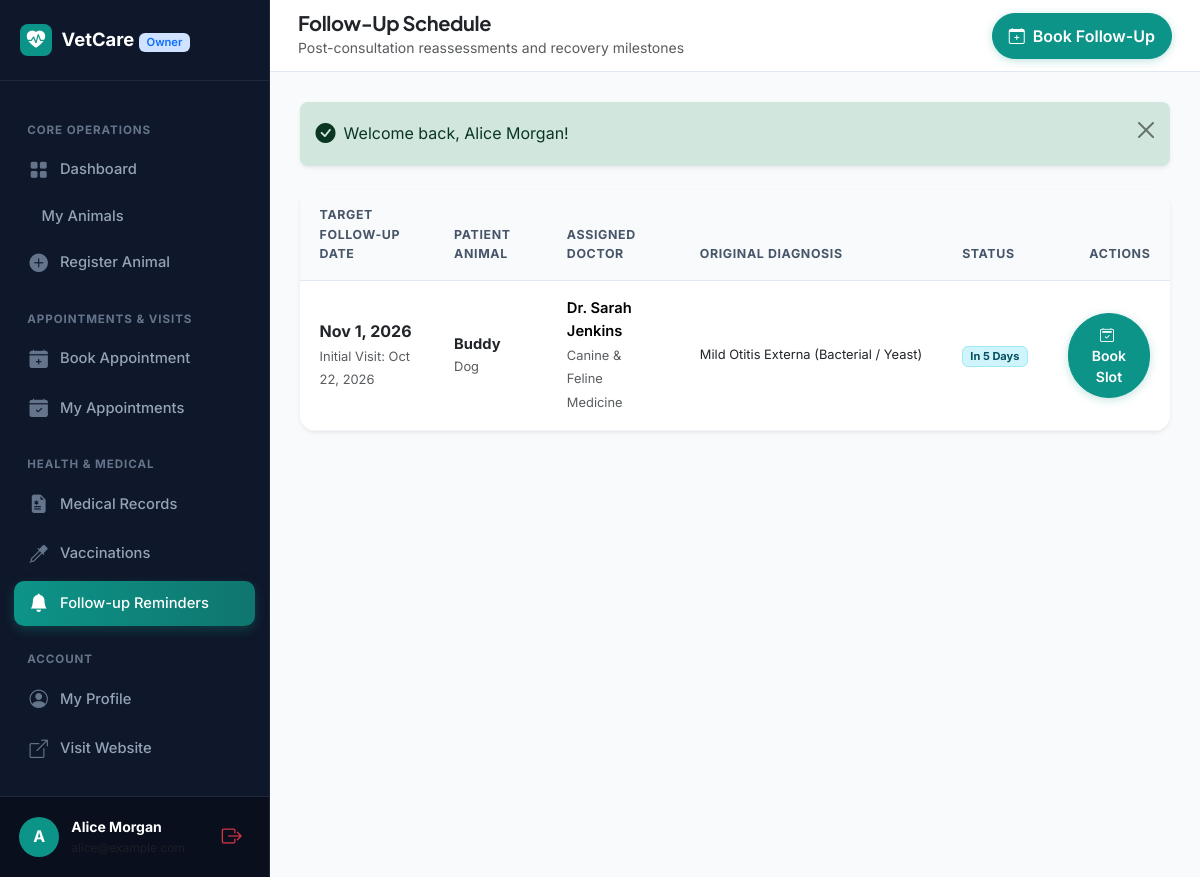
The app's page /owner/followups.php (signed in) with its own data.
### tables this page shows
CREATE TABLE `medical_records` (
  `id` INT AUTO_INCREMENT PRIMARY KEY,
  `animal_id` INT NOT NULL,
  `appointment_id` INT NULL,
  `veterinarian_id` INT NOT NULL,
  `visit_date` DATE NOT NULL,
  `symptoms` TEXT NOT NULL,
  `diagnosis` TEXT NOT NULL,
  `treatment_plan` TEXT NOT NULL,
  `clinical_notes` TEXT NULL,
  `follow_up_date` DATE NULL,
  `created_at` TIMESTAMP DEFAULT CURRENT_TIMESTAMP,
  `updated_at` TIMESTAMP DEFAULT CURRENT_TIMESTAMP ON UPDATE CURRENT_TIMESTAMP,
  CONSTRAINT `fk_mr_animal` FOREIGN KEY (`animal_id`) REFERENCES `animals` (`id`) ON DELETE CASCADE,
  CONSTRAINT `fk_mr_app` FOREIGN KEY (`appointment_id`) REFERENCES `appointments` (`id`) ON DELETE SET NULL,
  CONSTRAINT `fk_mr_vet` FOREIGN KEY (`veterinarian_id`) REFERENCES `users` (`id`) ON DELETE CASCADE,
  INDEX `idx_mr_animal` (`animal_id`),
  INDEX `idx_mr_visit_date` (`visit_date`)
);

CREATE TABLE `animals` (
  `id` INT AUTO_INCREMENT PRIMARY KEY,
  `owner_id` INT NOT NULL,
  `animal_name` VARCHAR(100) NOT NULL,
  `species` VARCHAR(50) NOT NULL,
  `breed` VARCHAR(100) NULL,
  `gender` ENUM('male', 'female', 'unknown') NOT NULL DEFAULT 'unknown',
  `date_of_birth` DATE NULL,
  `age_years` INT NULL,
  `weight` DECIMAL(6,2) NULL,
  `color` VARCHAR(50) NULL,
  `identification_number` VARCHAR(100) NULL,
  `photo_path` VARCHAR(255) NULL,
  `allergies` TEXT NULL,
  `notes` TEXT NULL,
  `created_at` TIMESTAMP DEFAULT CURRENT_TIMESTAMP,
  `updated_at` TIMESTAMP DEFAULT CURRENT_TIMESTAMP ON UPDATE CURRENT_TIMESTAMP,
  CONSTRAINT `fk_animal_owner` FOREIGN KEY (`owner_id`) REFERENCES `users` (`id`) ON DELETE CASCADE,
  INDEX `idx_animal_species` (`species`),
  INDEX `idx_animal_owner` (`owner_id`)
);

CREATE TABLE `users` (
  `id` INT AUTO_INCREMENT PRIMARY KEY,
  `full_name` VARCHAR(100) NOT NULL,
  `email` VARCHAR(150) NOT NULL UNIQUE,
  `phone` VARCHAR(30) NOT NULL,
  `password_hash` VARCHAR(255) NOT NULL,
  `role` ENUM('owner', 'veterinarian', 'admin') NOT NULL,
  `account_status` ENUM('active', 'inactive', 'suspended', 'pending') NOT NULL DEFAULT 'active',
  `created_at` TIMESTAMP DEFAULT CURRENT_TIMESTAMP,
  `updated_at` TIMESTAMP DEFAULT CURRENT_TIMESTAMP ON UPDATE CURRENT_TIMESTAMP,
  INDEX `idx_role` (`role`),
  INDEX `idx_status` (`account_status`)
);

CREATE TABLE `veterinarian_profiles` (
  `id` INT AUTO_INCREMENT PRIMARY KEY,
  `user_id` INT NOT NULL UNIQUE,
  `qualification` VARCHAR(150) NOT NULL,
  `specialization` VARCHAR(150) NOT NULL,
  `license_number` VARCHAR(100) NOT NULL UNIQUE,
  `experience_years` INT NOT NULL DEFAULT 0,
  `bio` TEXT NULL,
  `consultation_fee` DECIMAL(10,2) NOT NULL DEFAULT 0.00,
  `approval_status` ENUM('pending', 'approved', 'rejected') NOT NULL DEFAULT 'pending',
  `created_at` TIMESTAMP DEFAULT CURRENT_TIMESTAMP,
  `updated_at` TIMESTAMP DEFAULT CURRENT_TIMESTAMP ON UPDATE CURRENT_TIMESTAMP,
  CONSTRAINT `fk_vet_user` FOREIGN KEY (`user_id`) REFERENCES `users` (`id`) ON DELETE CASCADE
);

### includes/functions.php (called while the page is built, shortened)
<?php
function e($value): string {
    return htmlspecialchars((string)($value ?? ''), ENT_QUOTES, 'UTF-8');
}
function url(string $path = ''): string {
    $path = ltrim($path, '/');
    return rtrim(BASE_URL, '/') . ($path !== '' ? '/' . $path : '');
}
function format_date(?string $date, string $format = 'M j, Y'): string {
    $timestamp = strtotime($date);
    return $timestamp ? date($format, $timestamp) : '—';
}

### owner/followups.php (the view, shortened to what this page needs)
<?php
require_once __DIR__ . '/../includes/init.php';
$user = current_user();
$ownerId = (int)$user['id'];
$stmt = $pdo->prepare("
    SELECT mr.*, a.animal_name, a.species, a.breed,
           u.full_name AS vet_name, vp.specialization,
           DATEDIFF(mr.follow_up_date, CURDATE()) AS days_left
    FROM medical_records mr
    JOIN animals a ON a.id = mr.animal_id
    JOIN users u ON u.id = mr.veterinarian_id
    JOIN veterinarian_profiles vp ON vp.user_id = u.id
    WHERE a.owner_id = ? AND mr.follow_up_date IS NOT NULL
    ORDER BY mr.follow_up_date ASC
");
$stmt->execute([$ownerId]);
$followups = $stmt->fetchAll();
require_once __DIR__ . '/../includes/header.php';
?>
<div class="dashboard-layout">
    <?php require_once __DIR__ . '/../includes/owner_sidebar.php'; ?>
    <main class="dashboard-main">
        <header class="dashboard-topbar">
            <div class="d-flex align-items-center gap-3">
                <div>
                    <h5 class="fw-bold mb-0 text-dark">Follow-Up Schedule</h5>
                    <small class="text-muted">Post-consultation reassessments and recovery milestones</small>
                </div>
            </div>
            <div>
                <a href="<?= url('owner/appointment_add.php') ?>" class="btn btn-primary rounded-pill px-3">
                    <i class="bi bi-calendar-plus me-1"></i> Book Follow-Up
                </a>
            </div>
        </header>
        <div class="dashboard-content-body">
            <?php require_once __DIR__ . '/../includes/alerts.php'; ?>
            <div class="card border-0 shadow-sm rounded-4 bg-white overflow-hidden">
                <?php if (empty($followups)): ?>
                    <div class="empty-state-box">
                        <div class="empty-state-icon"><i class="bi bi-bell-slash"></i></div>
                        <h5 class="fw-bold">No Follow-Up Dates Pending</h5>
                        <p class="text-muted small">Your veterinarian will schedule clinical follow-ups during consultations when needed.</p>
                    </div>
                <?php else: ?>
                    <div class="table-responsive">
                        <table class="table custom-table">
                            <thead>
                                <tr>
                                    <th>Target Follow-up Date</th>
                                    <th>Patient Animal</th>
                                    <th>Assigned Doctor</th>
                                    <th>Original Diagnosis</th>
                                    <th>Status</th>
                                    <th class="text-end">Actions</th>
                                </tr>
                            </thead>
                            <tbody>
                                <?php foreach ($followups as $f):
                                    $days = (int)$f['days_left'];
                                    $isPast = $days < 0;
                                ?>
                                    <tr>
                                        <td>
                                            <div class="fw-bold text-dark fs-6"><?= format_date($f['follow_up_date']) ?></div>
                                            <small class="text-muted">Initial Visit: <?= format_date($f['visit_date']) ?></small>
                                        </td>
                                        <td>
                                            <a href="<?= url('owner/animal_view.php?id=' . $f['animal_id']) ?>" class="fw-bold text-dark text-decoration-none">
                                                <?= e($f['animal_name']) ?>
                                            </a>
                                            <small class="text-muted d-block"><?= e($f['species']) ?></small>
                                        </td>
                                        <td>
                                            <div class="fw-semibold"><?= e($f['vet_name']) ?></div>
                                            <small class="text-muted"><?= e($f['specialization']) ?></small>
                                        </td>
                                        <td>
                                            <div class="text-dark small text-truncate" style="max-width: 240px;"><?= e($f['diagnosis']) ?></div>
                                        </td>
                                        <td>
                                            <?php if ($isPast): ?>
                                                <span class="badge bg-secondary-subtle text-secondary border">Past Due</span>
                                            <?php elseif ($days === 0): ?>
                                                <span class="badge bg-warning-subtle text-warning-emphasis border border-warning-subtle">Due Today</span>
                                            <?php else: ?>
                                                <span class="badge bg-info-subtle text-info-emphasis border border-info-subtle">In <?= $days ?> Days</span>
                                            <?php endif; ?>
                                        </td>
                                        <td class="text-end">
                                            <a href="<?= url('owner/appointment_add.php?animal_id=' . $f['animal_id'] . '&vet_id=' . $f['veterinarian_id']) ?>" class="btn btn-sm btn-primary rounded-pill px-3">
                                                <i class="bi bi-calendar2-check me-1"></i> Book Slot
                                            </a>
                                        </td>
                                    </tr>
                                <?php endforeach; ?>
                            </tbody>
                        </table>
                    </div>
                <?php endif; ?>
            </div>
        </div>
    </main>
</div>
<?php require_once __DIR__ . '/../includes/footer.php'; ?>

### assets/css/style.css (style rules this page uses)
:root { --primary: #0d9488; --primary-dark: #0f766e; --primary-light: #ccfbf1; --primary-subtle: #f0fdfa; --secondary: #0284c7; --accent: #10b981; --dark: #0f172a; --dark-muted: #475569; --light-bg: #f8fafc; --card-bg: #ffffff; --border-color: #e2e8f0; --border-focus: #0d9488; --font-heading: 'Plus Jakarta Sans', -apple-system, BlinkMacSystemFont, 'Segoe UI', Roboto, sans-serif; --font-body: 'Inter', -apple-system, BlinkMacSystemFont, 'Segoe UI', Roboto, sans-serif; --radius-sm: 8px; --radius-md: 12px; --radius-lg: 18px; --radius-pill: 9999px; --shadow-sm: 0 1px 3px rgba(15, 23, 42, 0.05); --shadow-md: 0 4px 18px -2px rgba(15, 23, 42, 0.06), 0 2px 6px -1px rgba(15, 23, 42, 0.03); --shadow-lg: 0 12px 30px -4px rgba(13, 148, 136, 0.12), 0 4px 12px -2px rgba(15, 23, 42, 0.04); }
body { font-family: var(--font-body); color: var(--dark); background-color: var(--light-bg); line-height: 1.6; overflow-x: hidden; }
h1, h2, h3, h4, h5, h6 { font-family: var(--font-heading); color: var(--dark); font-weight: 700; letter-spacing: -0.02em; }
a { color: var(--primary); text-decoration: none; transition: all 0.2s ease-in-out; }
.btn-primary { background-color: var(--primary); border-color: var(--primary); color: #ffffff; font-weight: 600; padding: 0.625rem 1.35rem; border-radius: var(--radius-md); box-shadow: 0 2px 8px rgba(13, 148, 136, 0.25); transition: all 0.25s ease; }

### assets/css/dashboard.css (style rules this page uses)
.dashboard-layout { display: flex; min-height: 100vh; background-color: #f8fafc; }
.dashboard-main { flex-grow: 1; display: flex; flex-direction: column; min-width: 0; }
.dashboard-topbar { height: 72px; background: #ffffff; border-bottom: 1px solid var(--border-color); padding: 0 1.75rem; display: flex; align-items: center; justify-content: space-between; position: sticky; top: 0; z-index: 1020; }
.dashboard-content-body { padding: 1.85rem; flex-grow: 1; }
.custom-table { margin-bottom: 0; }
.custom-table th { background-color: #f8fafc; color: #475569; font-size: 0.775rem; text-transform: uppercase; letter-spacing: 0.05em; font-weight: 700; padding: 0.95rem 1.25rem; border-bottom: 1px solid var(--border-color); }
.custom-table td { padding: 1rem 1.25rem; vertical-align: middle; border-bottom: 1px solid #f1f5f9; font-size: 0.92rem; }

### records on screen
medical_records: follow_up_date "Nov 1, 2026", visit_date "Oct 22, 2026", animal.animal_name "Buddy", animal.species "Dog", veterinarian.full_name "Dr. Sarah Jenkins", veterinarian_profiles.specialization "Canine & Feline Medicine", diagnosis "Mild Otitis Externa (Bacterial / Yeast)", days "5"

### other values on screen
substr($user['full_name'] ?? 'U', 0, 1) "A"
$user['full_name'] "Alice Morgan"
$flash['message'] "Welcome back, Alice Morgan!"
